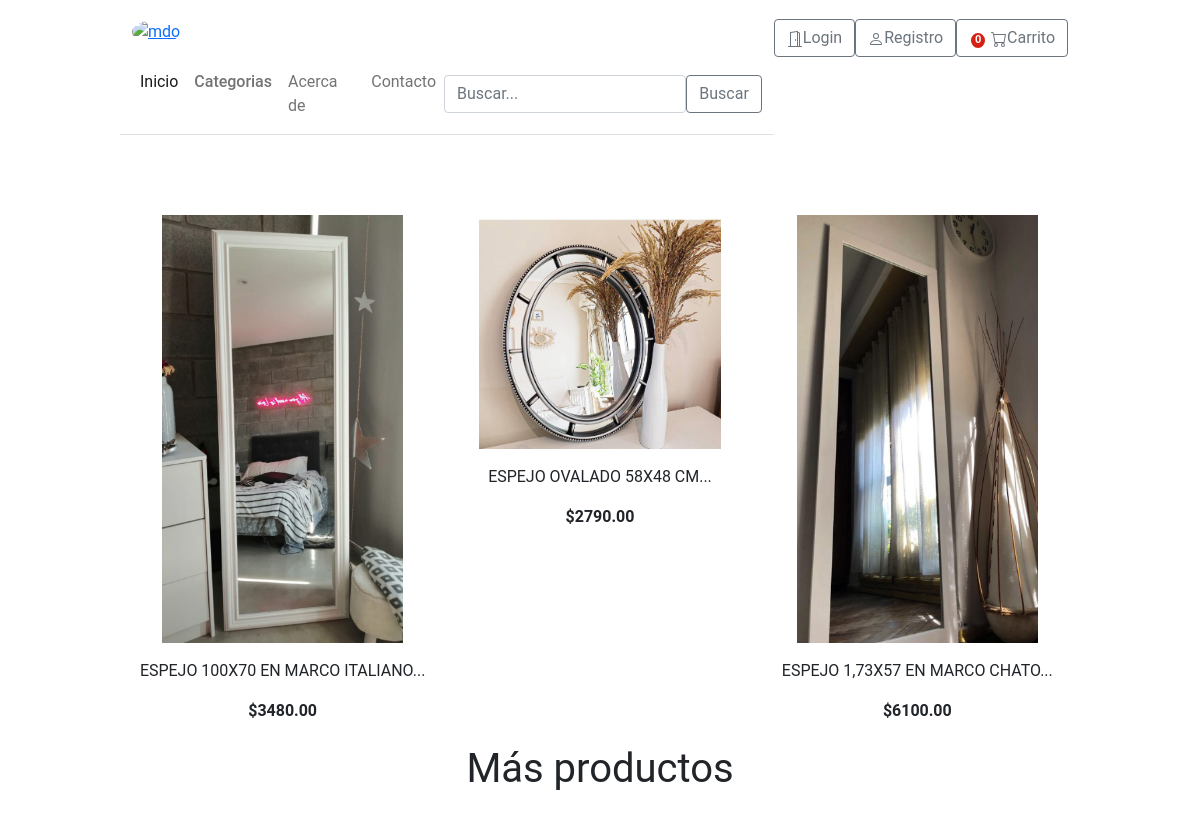
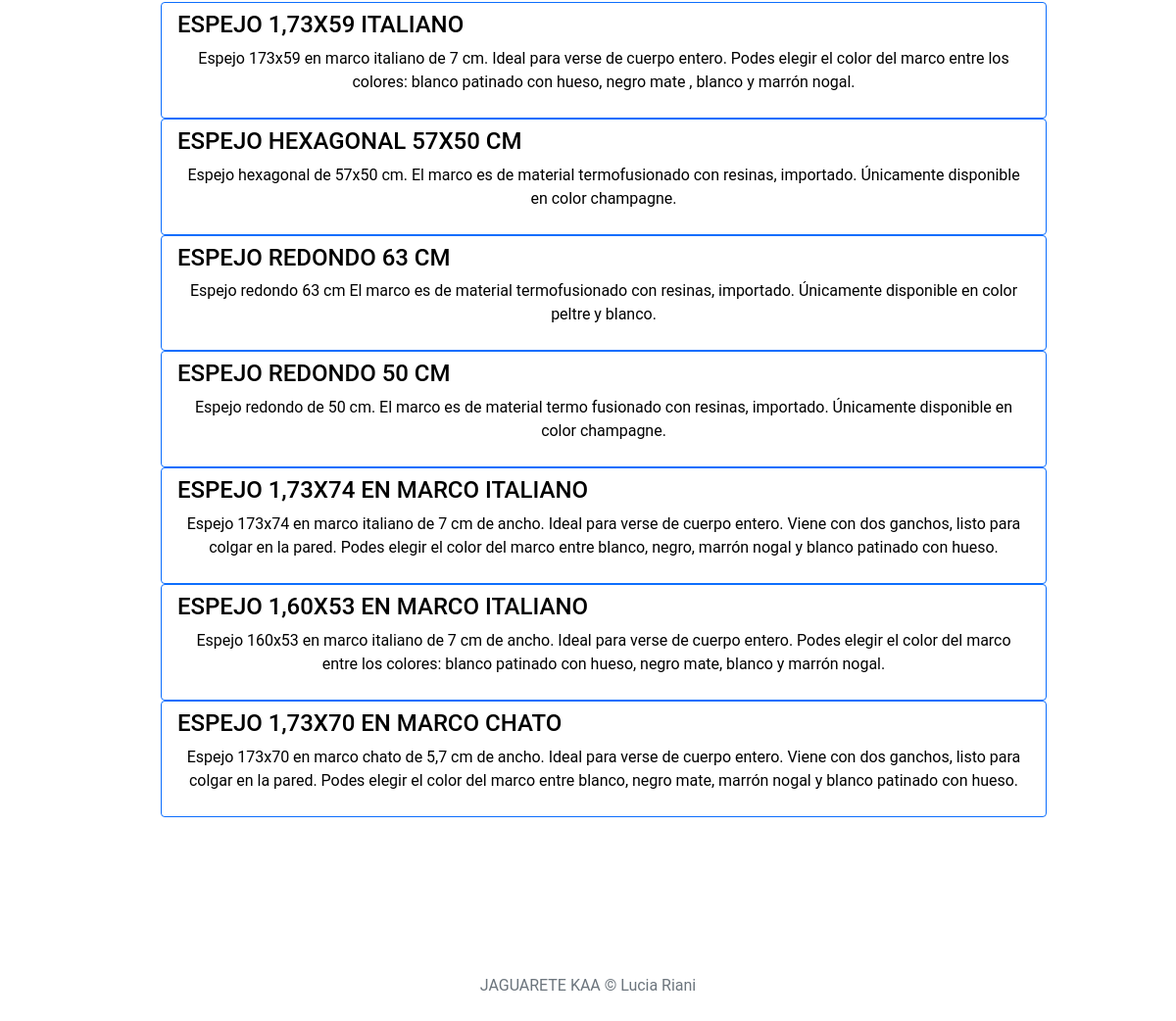
The page / on the database its author committed (2 pictures, top to bottom).
### store/models.py (models this page shows, shortened)
class Product(models.Model):
    category = models.ForeignKey(Category, related_name="product", on_delete=models.CASCADE)
    created_by = models.ForeignKey(settings.AUTH_USER_MODEL, on_delete=models.CASCADE, related_name="product_creator", default=True)
    title = models.CharField(max_length=255)
    author = models.CharField(max_length=255, default="admin")
    description = models.TextField(blank=True)
    image = models.ImageField(upload_to="images/", default='images/default.jpg')
    slug = models.SlugField(max_length=255)
    price = models.DecimalField(max_digits=6, decimal_places=2)
    in_stock = models.BooleanField(default=True)
    is_active = models.BooleanField(default=True)
    created = models.DateTimeField(auto_now_add=True)
    updated = models.DateTimeField(auto_now=True)
    objects = models.Manager()
    products = ProductManager()
    class Meta:
        verbose_name_plural = 'Products'
        ordering = ('-created',)
    def get_absolute_url(self):
        return reverse('store:product_detail', args=[self.slug])

### store/views.py (the view, shortened to what this page needs)
# urls.py: path('', views.product_all, name='product_all'),
def product_all (request):
    list_productimage = Product.objects.all().order_by("-id")[:3]
    list_productSinimage = Product.objects.all().order_by("-id")[3:10]
    return render(request, 'store/home.html', {
            "list_productimage": productWhithImage,
            "list_productSinimage": productWhithoutImage,
        })

### basket/basket.py (called while the page is built)
    def __len__(self):
        return sum(item['qty'] for item in self.basket.values())

### store/context_processors.py (called while the page is built)
def categories(request):
    return {
        'categories': Category.objects.all()
        }

### store/models.py (called while the page is built)
    def get_absolute_url(self):
        return reverse('store:category_list', args=[self.slug])

### templates/store/home.html (shortened to what this page needs)
{% extends "./base.html" %}
{% load static %}
{% block content%}
<body>
  <div class="album py-5">
    <div class="container-fluid">
      <div class= "pb-3">
      </div>
      <div class="row row-cols-1 row-cols-sm-2 row-cols-md-3 g-3">
        {% for product in list_productimage %}
        <div class="col">
          <div class="card border-0">
            <img class="img-fluid" alt="Responsive image" src="{{ product.image.url }}">
            <div class="card-body px-0">
              <p class="card-text">
              <a class="text-dark text-decoration-none" href="{{ product.get_absolute_url }}">{{ product.title|slice:":50" }}...</a>
              </p>
              <div style="text-align:center"; class="fw-bold">${{product.price}}</div>
            </div>
          </div>
        </div>
        {% endfor %}
      </div>
        <div class="moreproducts">
          <div class="container-center">
          <p style="font-size: 40px";>Más productos</p>
          <br>
          <ul>
              {% for product in list_productSinimage %}
                <div class="list-group">
                  <a href="{{ product.get_absolute_url }}" class="list-group-item active" style="background-color: white ! important;">
                  <h4 style="color:black"; class="list-group-item-heading">{{ product.title }}</h4>
                  <p style="color:black"; class="list-group-item-text">{{ product.description }}</p>
                  </a>
                </div>
              {% endfor %}
          </ul>
          </div>
        </div>
    </div>
  </div>
</body>
{% endblock %}

### templates/store/base.html (shortened to what this page needs)
{% load static  %}
<!DOCTYPE html>
<html lang="es">
<head>
  <link href="https://cdn.jsdelivr.net/npm/bootstrap@5.0.1/dist/css/bootstrap.min.css" rel="stylesheet"
>
  <link rel="stylesheet" href="{% static 'core/css/base.css' %}">
  <link rel="stylesheet" href="{% static 'basket/css/basket.css' %}">
</head>
<body>
  <header class="pb-3">
    <div class="container-fluid">
      <a href="/">
          <img id="logo"
          src="https://d3ugyf2ht6aenh.cloudfront.net/stores/001/419/788/themes/style/img-310053922-1605499605-0c8cb140602709757c1e0849971cb71b1605499605.png?1560115928"
          alt="mdo" class="rounded-circle">
      </a>
      <ul class="nav" style= "float: right">
            {% if user.is_authenticated %}
            <li class="nav-item">
            <a type= "button" role="button" href="{% url "account:logout" %}" class="btn btn-outline-secondary">
              <svg xmlns="http://www.w3.org/2000/svg" width="16" height="16" fill="currentColor" class="bi bi-door-open" viewBox="0 0 16 16">
              <path d="M8.5 10c-.276 0-.5-.448-.5-1s.224-1 .5-1 .5.448.5 1-.224 1-.5 1z"/>
              <path d="M10.828.122A.5.5 0 0 1 11 .5V1h.5A1.5 1.5 0 0 1 13 2.5V15h1.5a.5.5 0 0 1 0 1h-13a.5.5 0 0 1 0-1H3V1.5a.5.5 0 0 1 .43-.495l7-1a.5.5 0 0 1 .398.117zM11.5 2H11v13h1V2.5a.5.5 0 0 0-.5-.5zM4 1.934V15h6V1.077l-6 .857z"/>
              </svg>Logout</a>
            </li>
             {% else %}
              <li class="nav-item">
            <a type= "button" role="button" href="{% url "account:login" %}" class="btn btn-outline-secondary">
              Login</a>
            </li>
              {% endif %}
            <li class="nav-item"><a type= "button" role="button" href="{% url "account:register" %}" class="btn btn-outline-secondary">
              Registro</a></li>
            <li class="nav-item">
              <a type="button" role="button" href="{% url "basket:basket_summary" %}" class="btn btn-outline-secondary">
              {% with total_qty=basket|length %}
                <div id="basket-qty" class="d-inline-flex">
                   {% if total_qty > 0 %}
                      {{ total_qty }}
                    {% else %}
                       0
                   {% endif %}
                </div>
              {% endwith %}
              Carrito</a></li>
          </ul>
    </div>
    <nav id="navegador" class="navbar navbar-expand-lg navbar-light bg-white border-bottom">
      <div class="container-fluid">
      <div class="collapse navbar-collapse" id="navbarTogglerDemo03">
          <ul class="navbar-nav me-auto mb-2 mb-lg-0">
            <li class="nav-item"><a href="/" class="nav-link link-dark px-2 active" aria-current="page">Inicio</a></li>
            <li class="nav-item dropdown">
              <a class="nav-link dropdown-toggle d-none d-md-block fw500" href="#" id="navbarDropdown" role="button" data-bs-toggle="dropdown"
              aria-expanded="false">Categorias</a>
            </li>
            <li class="nav-item"><a href="{% url 'store:about' %}" class="nav-link link-dark px-2">Acerca de</a></li>
            <li class="nav-item"><a href="{% url 'store:contact' %}" class="nav-link link-dark px-2">Contacto</a></li>
          </ul>
          <form class="d-flex" method="get" action="{% url 'store:search' %}">
            <input type="search" class="form-control me-2y" placeholder="Buscar..." aria-label="search" name="search">
            <div class="btn-group">
              <button type="submit" class="btn btn-outline-secondary">Buscar</button>
            </div>
          </form>
      </div>
      </div>
    </nav>
  </header>
  <div id="content">{% block content%} {% endblock %}</div>
  <footer class="my-5 pt-5 text-muted text-center text-small">
    <p class="mb-1">JAGUARETE KAA &copy; Lucia Riani</p>
  </footer>
</body>
</html>

### static/core/css/base.css (style rules this page uses)
header { margin-top: 2%; }
#navegador { margin-top: 1%; }
.dropdown-toggle::after { display:none; }
html, body, p, div { letter-spacing: -0.02px; font-family: 'Roboto', sans-serif; }
.fw500 { font-weight: 500; }
#logo { width: 60px; height: auto; }

### static/basket/css/basket.css (style rules this page uses)
#basket-qty { color:#fff ; background: #d42114; border: 2px solid #fff; border-radius: 50%; text-align: center; font-size: 11px; height: 15px; width: 14px; box-sizing: content-box; font-weight: 600; display: flex; justify-content: center; align-items: center; top: 1px; right: 10px; }

### templates/store/base.html (style rules this page uses)
body { margin-left: 10%; margin-right: 10%; }

### templates/store/home.html (style rules this page uses)
.img-fluid { max-width: 80%; height: auto; margin-left: 10%; }
p { text-align:center; }

### rows shown on the page
Product: image (picture), title "ESPEJO 100X70 EN MARCO ITALIANO", price "3480.00"
Product: image (picture), title "ESPEJO OVALADO 58X48 CM", price "2790.00"
Product: image (picture), title "ESPEJO 1,73X57 EN MARCO CHATO", price "6100.00"
Product: title "ESPEJO 1,73X59 ITALIANO", description "Espejo 173x59 en marco italiano de 7 cm. Ideal para verse de cuerpo entero. Podes elegir el color del marco entre los colores: blanco patinado con hueso, negro mate , blanco y marrón nogal."
Product: title "ESPEJO HEXAGONAL 57X50 CM", description "Espejo hexagonal de 57x50 cm. El marco es de material termofusionado con resinas, importado. Únicamente disponible en color champagne."
Product: title "ESPEJO REDONDO 63 CM", description "Espejo redondo 63 cm El marco es de material termofusionado con resinas, importado. Únicamente disponible en color peltre y blanco."
Product: title "ESPEJO REDONDO 50 CM", description "Espejo redondo de 50 cm. El marco es de material termo fusionado con resinas, importado. Únicamente disponible en color champagne."
Product: title "ESPEJO 1,73X74 EN MARCO ITALIANO", description "Espejo 173x74 en marco italiano de 7 cm de ancho. Ideal para verse de cuerpo entero. Viene con dos ganchos, listo para colgar en la pared. Podes elegir el color del marco entre blanco, negro, marrón nogal y blanco patinado con hueso."
Product: title "ESPEJO 1,60X53 EN MARCO ITALIANO", description "Espejo 160x53 en marco italiano de 7 cm de ancho. Ideal para verse de cuerpo entero. Podes elegir el color del marco entre los colores: blanco patinado con hueso, negro mate, blanco y marrón nogal."
Product: title "ESPEJO 1,73X70 EN MARCO CHATO", description "Espejo 173x70 en marco chato de 5,7 cm de ancho. Ideal para verse de cuerpo entero. Viene con dos ganchos, listo para colgar en la pared. Podes elegir el color del marco entre blanco, negro mate, marrón nogal y blanco patinado con hueso."
